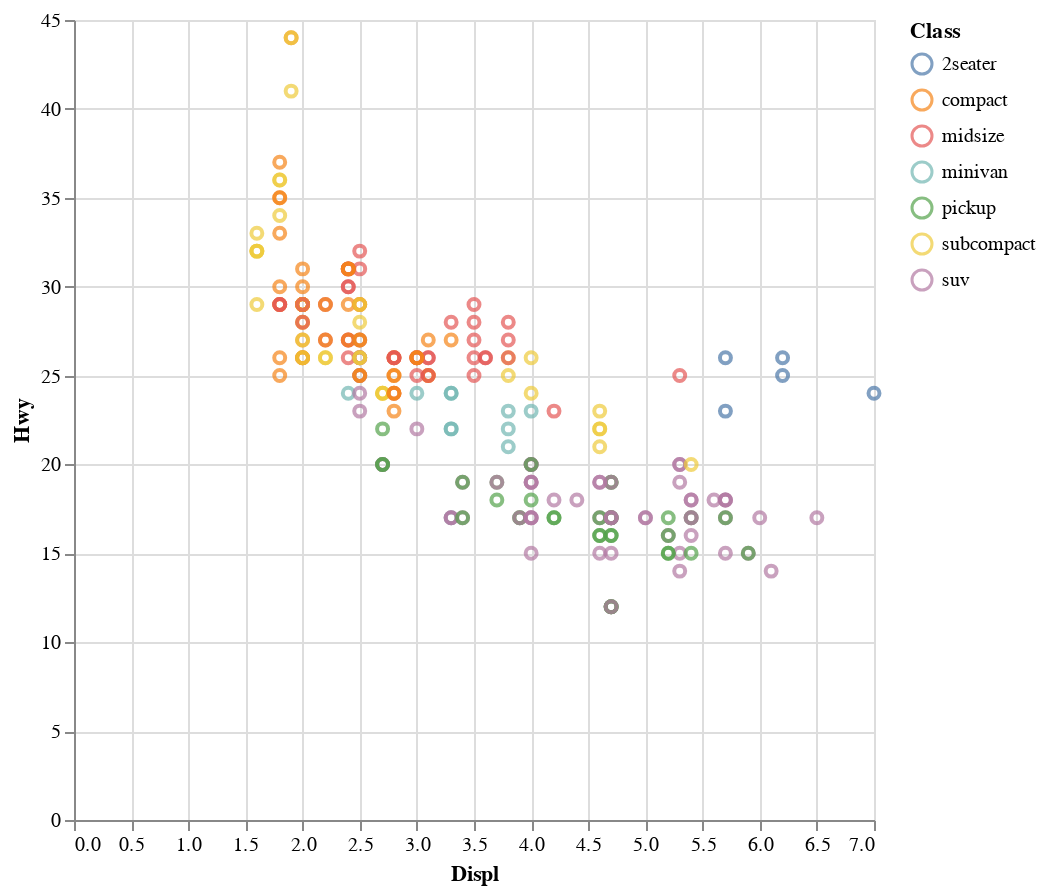

The notebook cell this image was saved under:
### Markdown cell above
Next, let's create a mapping of variables to the color of the points.  The additional encoding of ':n' or ':o' can be used depending on whether the mapping variable is nominal or ordinal.

### Code cell
# Nominal color mapping
mpg |> @vlplot(
    mark = :point,
    x = :Displ,
    y = :Hwy,
    color = "Class:n",
    width = 400,
    height = 400
)

### Figure 1 — Vega-Lite specification as saved in the notebook (floating-point values rounded to 4 significant figures; data arrays with more than 128 entries replaced by an {"elided": "..."} marker saying what was removed)
{"data": {"values": {"elided": "234 records"}}, "encoding": {"color": {"field": "Class", "type": "nominal"}, "x": {"field": "Displ", "type": "quantitative"}, "y": {"field": "Hwy", "type": "quantitative"}}, "height": 400, "mark": "point", "width": 400}
